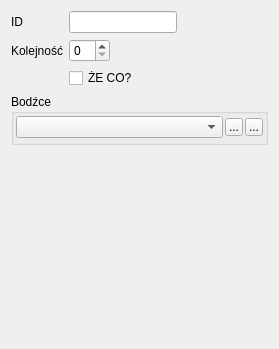
<?xml version="1.0" encoding="UTF-8"?>
<ui version="4.0">
 <class>UGMAreaWidget</class>
 <widget class="QWidget" name="UGMAreaWidget">
  <property name="geometry">
   <rect>
    <x>0</x>
    <y>0</y>
    <width>279</width>
    <height>349</height>
   </rect>
  </property>
  <property name="windowTitle">
   <string>Form</string>
  </property>
  <layout class="QFormLayout" name="formLayout">
   <property name="fieldGrowthPolicy">
    <enum>QFormLayout::FieldsStayAtSizeHint</enum>
   </property>
   <item row="0" column="0">
    <widget class="QLabel" name="IDLabel">
     <property name="text">
      <string>ID</string>
     </property>
    </widget>
   </item>
   <item row="0" column="1">
    <widget class="QLineEdit" name="IDLineEdit"/>
   </item>
   <item row="1" column="0">
    <widget class="QLabel" name="parameterLabel">
     <property name="text">
      <string>Kolejność</string>
     </property>
    </widget>
   </item>
   <item row="1" column="1">
    <widget class="QSpinBox" name="parameterSpinBox"/>
   </item>
   <item row="2" column="1">
    <widget class="QCheckBox" name="parameter2CheckBox">
     <property name="text">
      <string>ŻE CO?</string>
     </property>
     <property name="checked">
      <bool>false</bool>
     </property>
    </widget>
   </item>
   <item row="3" column="0" colspan="2">
    <widget class="QGroupBox" name="groupBox">
     <property name="title">
      <string>Bodźce</string>
     </property>
     <property name="flat">
      <bool>false</bool>
     </property>
     <property name="checkable">
      <bool>false</bool>
     </property>
     <layout class="QVBoxLayout" name="verticalLayout">
      <property name="spacing">
       <number>2</number>
      </property>
      <property name="margin">
       <number>2</number>
      </property>
      <item>
       <widget class="QFrame" name="stimulusToolbarFrame">
        <property name="frameShape">
         <enum>QFrame::NoFrame</enum>
        </property>
        <property name="frameShadow">
         <enum>QFrame::Raised</enum>
        </property>
        <layout class="QHBoxLayout" name="horizontalLayout">
         <property name="spacing">
          <number>2</number>
         </property>
         <property name="margin">
          <number>0</number>
         </property>
         <item>
          <widget class="QComboBox" name="stimulusComboBox"/>
         </item>
         <item>
          <widget class="QToolButton" name="addStimulusButton">
           <property name="sizePolicy">
            <sizepolicy hsizetype="Fixed" vsizetype="Fixed">
             <horstretch>0</horstretch>
             <verstretch>0</verstretch>
            </sizepolicy>
           </property>
           <property name="maximumSize">
            <size>
             <width>18</width>
             <height>18</height>
            </size>
           </property>
           <property name="text">
            <string>...</string>
           </property>
           <property name="icon">
            <iconset>
             <normalon>:/buttons/add</normalon>
            </iconset>
           </property>
           <property name="popupMode">
            <enum>QToolButton::DelayedPopup</enum>
           </property>
           <property name="toolButtonStyle">
            <enum>Qt::ToolButtonIconOnly</enum>
           </property>
           <property name="autoRaise">
            <bool>false</bool>
           </property>
           <property name="arrowType">
            <enum>Qt::NoArrow</enum>
           </property>
          </widget>
         </item>
         <item>
          <widget class="QToolButton" name="removeStimulusButton">
           <property name="sizePolicy">
            <sizepolicy hsizetype="Fixed" vsizetype="Fixed">
             <horstretch>0</horstretch>
             <verstretch>0</verstretch>
            </sizepolicy>
           </property>
           <property name="maximumSize">
            <size>
             <width>18</width>
             <height>18</height>
            </size>
           </property>
           <property name="text">
            <string>...</string>
           </property>
           <property name="icon">
            <iconset>
             <normalon>:/buttons/remove</normalon>
            </iconset>
           </property>
           <property name="autoRaise">
            <bool>false</bool>
           </property>
           <property name="arrowType">
            <enum>Qt::NoArrow</enum>
           </property>
          </widget>
         </item>
        </layout>
       </widget>
      </item>
      <item>
       <widget class="QFrame" name="stimulusInfoFrame">
        <property name="frameShape">
         <enum>QFrame::NoFrame</enum>
        </property>
        <property name="frameShadow">
         <enum>QFrame::Raised</enum>
        </property>
       </widget>
      </item>
     </layout>
    </widget>
   </item>
  </layout>
 </widget>
 <resources>
  <include location="../resources.qrc"/>
 </resources>
 <connections/>
</ui>
